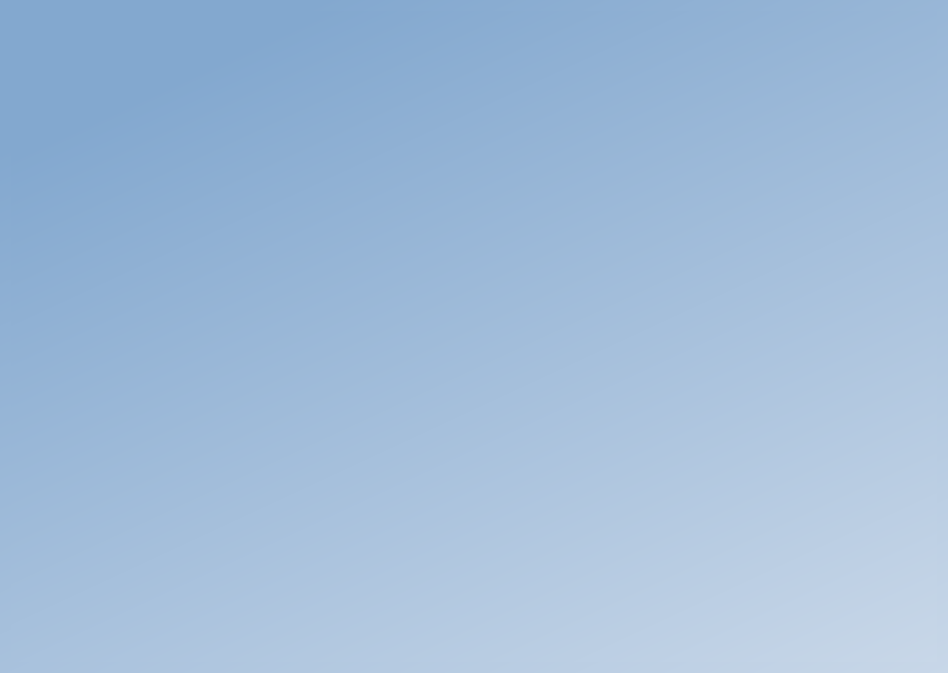
<?xml version="1.0" encoding="UTF-8"?>
<ui version="4.0">
 <class>MainWindowStacked</class>
 <widget class="QWidget" name="MainWindowStacked">
  <property name="geometry">
   <rect>
    <x>0</x>
    <y>0</y>
    <width>948</width>
    <height>673</height>
   </rect>
  </property>
  <property name="sizePolicy">
   <sizepolicy hsizetype="Preferred" vsizetype="Preferred">
    <horstretch>0</horstretch>
    <verstretch>0</verstretch>
   </sizepolicy>
  </property>
  <property name="minimumSize">
   <size>
    <width>0</width>
    <height>0</height>
   </size>
  </property>
  <property name="windowTitle">
   <string>Form</string>
  </property>
  <property name="styleSheet">
   <string notr="true">background-color: qlineargradient(spread:pad, x1:0.338, y1:0, x2:1, y2:1, stop:0 rgba(131, 168, 207, 255), stop:1 rgba(200, 215, 232, 255));</string>
  </property>
  <layout class="QVBoxLayout" name="verticalLayout">
   <item>
    <layout class="QVBoxLayout" name="verticalLayout_2">
     <item>
      <widget class="QStackedWidget" name="stackedWidget">
       <property name="styleSheet">
        <string notr="true">background-color:&quot;transparent&quot;;</string>
       </property>
       <property name="currentIndex">
        <number>-1</number>
       </property>
      </widget>
     </item>
    </layout>
   </item>
  </layout>
 </widget>
 <resources/>
 <connections/>
</ui>
